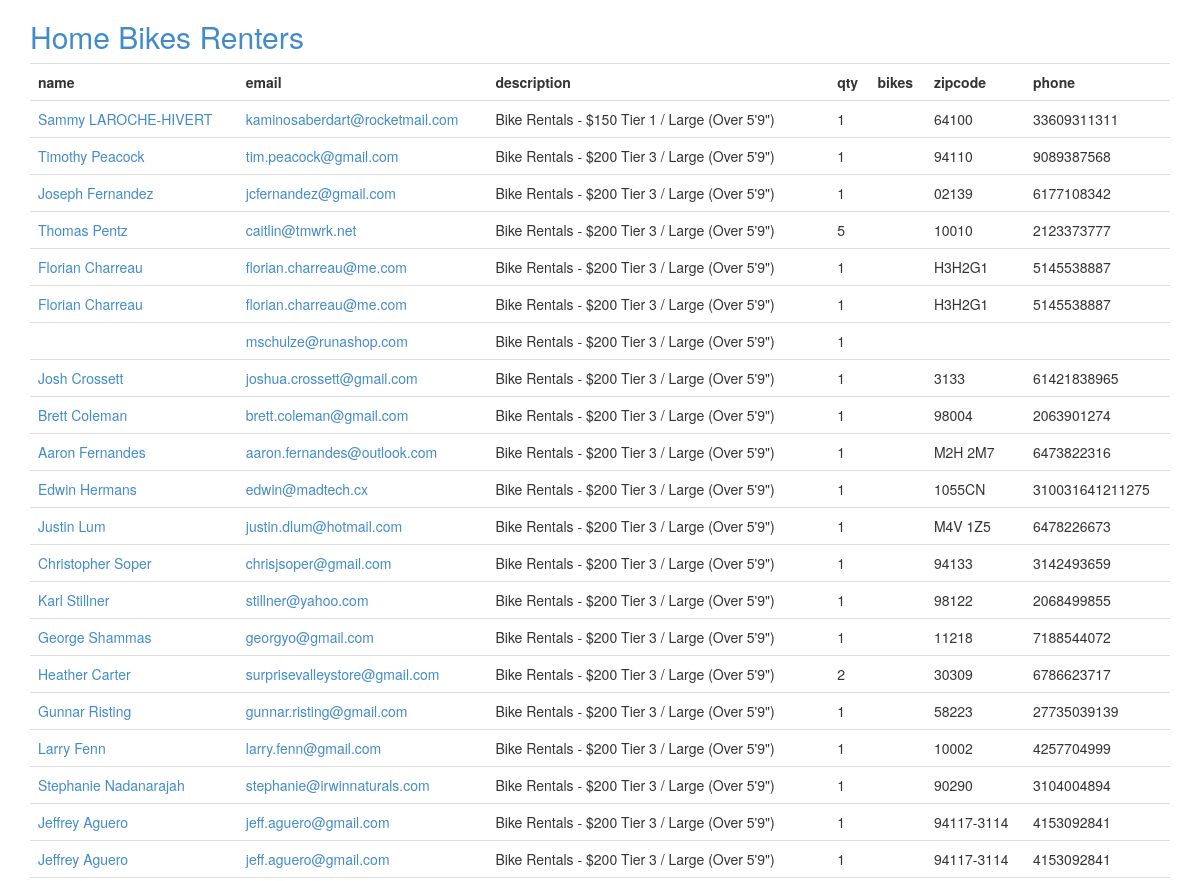
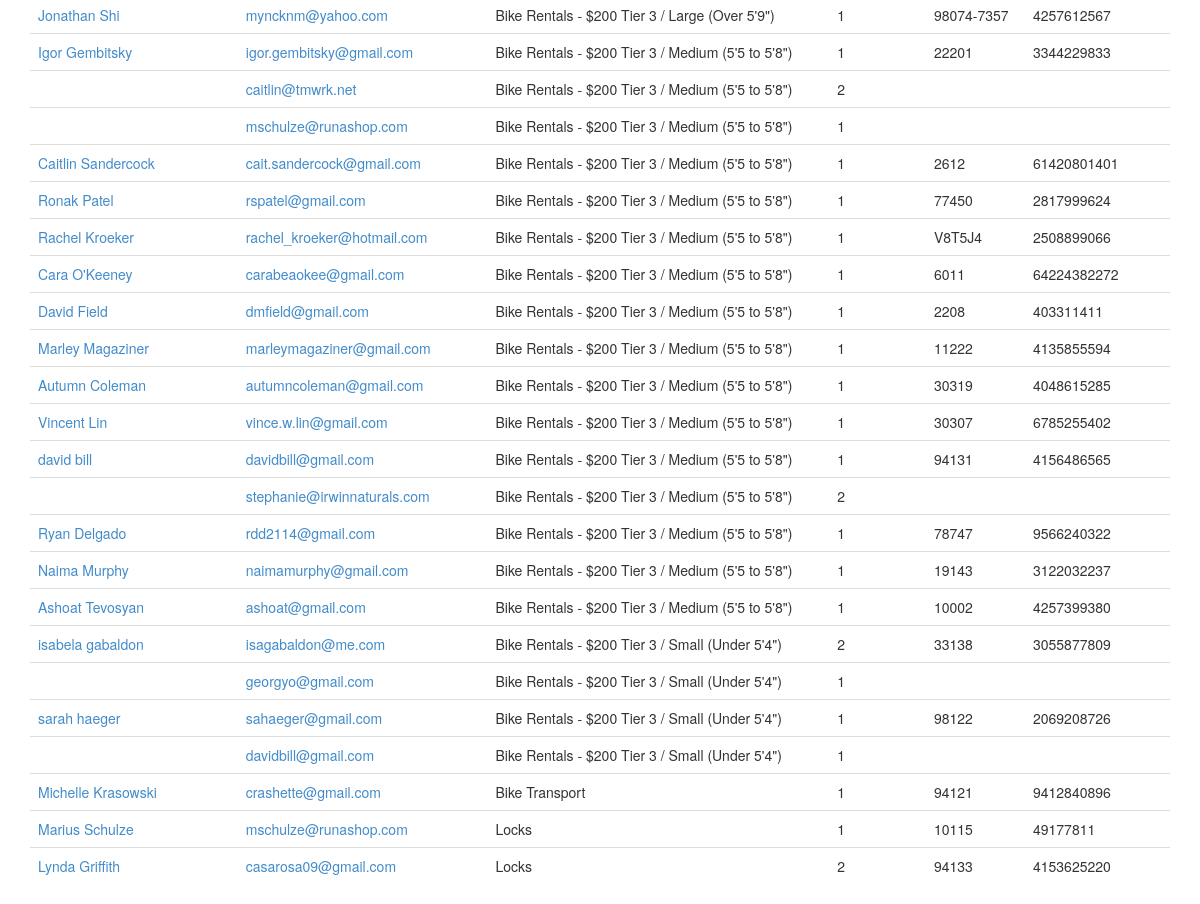
The page /renters on the database its author committed (2 pictures, top to bottom).
### bike/models.py (models this page shows, shortened)
class Renter(Base):
  __tablename__ = 'renter'
  id = Column(Integer, primary_key=True)
  name = Column(String(255), unique=False)
  email = Column(String(255), unique=False)
  code = Column(String(255), unique=True)
  bikes = relationship('Bike', backref=backref('renter'))
  zipcode = Column(String(255))
  phone = Column(String(255))
  desc = Column(String)
  qty = Column(Integer)

### bike/views.py (the view)
@app.route('/renters')
def renters():
  return render_template('renters.html', renters=db.query(Renter))

### bike/__init__.py (called while the page is built)
@app.teardown_appcontext
def shutdown_session(exception=None):
  db.remove()

### bike/templates/renters.html
{% extends "base.html" %}
{% block content %}
<table class="table table-hover">
  <tr><th>name</th><th>email</th><th>description</th><th>qty</th><th>bikes</th><th>zipcode</th><th>phone</th></tr>
  {% for renter in renters %}
  <tr><td><a href="{{url_for('renter', oid=renter.id)}}">{{renter.name}}</a></td><td><a href="{{url_for('renter', oid=renter.id)}}">{{renter.email}}</a></td><td>{{renter.desc}}</td><td>{{renter.qty}}</td><td>{% for bike in renter.bikes %}<a href="{{url_for('bike', code=bike.code)}}">{{bike.code}}</a>{% endfor %}</td><td>{{renter.zipcode}}</td><td>{{renter.phone}}</tr>
  {% endfor %}
</table>
{% endblock %}

### bike/templates/base.html (shortened to what this page needs)
<!DOCTYPE html>
<html lang="en">
  <head>
    <link href="{{url_for('static', filename='css/bootstrap.css')}}" rel="stylesheet">
  </head>
  <body>
    {%- block topbar -%}
    <div class="topbar">
      <div class="fill">
        <div class="container">
          <h2>
              <a href="/" class="brand">Home</a>
              <a href="/bikes" class="brand">Bikes</a>
              <a href="/renters" class="brand">Renters</a>
          </h2>
        </div>
      </div>
    </div>
    {%- endblock -%}
    <div class="container">
      <div class="content">
        {% block content %}{% endblock %}
      </div>
    </div>
  </body>
</html>

### rows shown on the page
Renter: name "Sammy LAROCHE-HIVERT", email "kaminosaberdart@rocketmail.com", desc "Bike Rentals - $150 Tier 1 / Large (Over 5'9\")", qty "1", zipcode "64100", phone "33609311311"
Renter: name "Timothy Peacock", email "tim.peacock@gmail.com", desc "Bike Rentals - $200 Tier 3 / Large (Over 5'9\")", qty "1", zipcode "94110", phone "9089387568"
Renter: name "Joseph Fernandez", email "jcfernandez@gmail.com", desc "Bike Rentals - $200 Tier 3 / Large (Over 5'9\")", qty "1", zipcode "02139", phone "6177108342"
Renter: name "Thomas Pentz", email "caitlin@tmwrk.net", desc "Bike Rentals - $200 Tier 3 / Large (Over 5'9\")", qty "5", zipcode "10010", phone "2123373777"
Renter: name "Florian Charreau", email "florian.charreau@me.com", desc "Bike Rentals - $200 Tier 3 / Large (Over 5'9\")", qty "1", zipcode "H3H2G1", phone "5145538887"
Renter: name "Florian Charreau", email "florian.charreau@me.com", desc "Bike Rentals - $200 Tier 3 / Large (Over 5'9\")", qty "1", zipcode "H3H2G1", phone "5145538887"
Renter: email "mschulze@runashop.com", desc "Bike Rentals - $200 Tier 3 / Large (Over 5'9\")", qty "1"
Renter: name "Josh Crossett", email "joshua.crossett@gmail.com", desc "Bike Rentals - $200 Tier 3 / Large (Over 5'9\")", qty "1", zipcode "3133", phone "61421838965"
Renter: name "Brett Coleman", email "brett.coleman@gmail.com", desc "Bike Rentals - $200 Tier 3 / Large (Over 5'9\")", qty "1", zipcode "98004", phone "2063901274"
Renter: name "Aaron Fernandes", email "aaron.fernandes@outlook.com", desc "Bike Rentals - $200 Tier 3 / Large (Over 5'9\")", qty "1", zipcode "M2H 2M7", phone "6473822316"
Renter: name "Edwin Hermans", email "edwin@madtech.cx", desc "Bike Rentals - $200 Tier 3 / Large (Over 5'9\")", qty "1", zipcode "1055CN", phone "310031641211275"
Renter: name "Justin Lum", email "justin.dlum@hotmail.com", desc "Bike Rentals - $200 Tier 3 / Large (Over 5'9\")", qty "1", zipcode "M4V 1Z5", phone "6478226673"
Renter: name "Christopher Soper", email "chrisjsoper@gmail.com", desc "Bike Rentals - $200 Tier 3 / Large (Over 5'9\")", qty "1", zipcode "94133", phone "3142493659"
Renter: name "Karl Stillner", email "stillner@yahoo.com", desc "Bike Rentals - $200 Tier 3 / Large (Over 5'9\")", qty "1", zipcode "98122", phone "2068499855"
Renter: name "George Shammas", email "georgyo@gmail.com", desc "Bike Rentals - $200 Tier 3 / Large (Over 5'9\")", qty "1", zipcode "11218", phone "7188544072"
Renter: name "Heather Carter", email "surprisevalleystore@gmail.com", desc "Bike Rentals - $200 Tier 3 / Large (Over 5'9\")", qty "2", zipcode "30309", phone "6786623717"
Renter: name "Gunnar Risting", email "gunnar.risting@gmail.com", desc "Bike Rentals - $200 Tier 3 / Large (Over 5'9\")", qty "1", zipcode "58223", phone "27735039139"
Renter: name "Larry Fenn", email "larry.fenn@gmail.com", desc "Bike Rentals - $200 Tier 3 / Large (Over 5'9\")", qty "1", zipcode "10002", phone "4257704999"
Renter: name "Stephanie Nadanarajah", email "stephanie@irwinnaturals.com", desc "Bike Rentals - $200 Tier 3 / Large (Over 5'9\")", qty "1", zipcode "90290", phone "3104004894"
Renter: name "Jeffrey Aguero", email "jeff.aguero@gmail.com", desc "Bike Rentals - $200 Tier 3 / Large (Over 5'9\")", qty "1", zipcode "94117-3114", phone "4153092841"
Renter: name "Jeffrey Aguero", email "jeff.aguero@gmail.com", desc "Bike Rentals - $200 Tier 3 / Large (Over 5'9\")", qty "1", zipcode "94117-3114", phone "4153092841"
Renter: name "Jonathan Shi", email "myncknm@yahoo.com", desc "Bike Rentals - $200 Tier 3 / Large (Over 5'9\")", qty "1", zipcode "98074-7357", phone "4257612567"
Renter: name "Igor Gembitsky", email "igor.gembitsky@gmail.com", desc "Bike Rentals - $200 Tier 3 / Medium (5'5 to 5'8\")", qty "1", zipcode "22201", phone "3344229833"
Renter: email "caitlin@tmwrk.net", desc "Bike Rentals - $200 Tier 3 / Medium (5'5 to 5'8\")", qty "2"
Renter: email "mschulze@runashop.com", desc "Bike Rentals - $200 Tier 3 / Medium (5'5 to 5'8\")", qty "1"
Renter: name "Caitlin Sandercock", email "cait.sandercock@gmail.com", desc "Bike Rentals - $200 Tier 3 / Medium (5'5 to 5'8\")", qty "1", zipcode "2612", phone "61420801401"
Renter: name "Ronak Patel", email "rspatel@gmail.com", desc "Bike Rentals - $200 Tier 3 / Medium (5'5 to 5'8\")", qty "1", zipcode "77450", phone "2817999624"
Renter: name "Rachel Kroeker", email "rachel_kroeker@hotmail.com", desc "Bike Rentals - $200 Tier 3 / Medium (5'5 to 5'8\")", qty "1", zipcode "V8T5J4", phone "2508899066"
Renter: name "Cara O'Keeney", email "carabeaokee@gmail.com", desc "Bike Rentals - $200 Tier 3 / Medium (5'5 to 5'8\")", qty "1", zipcode "6011", phone "64224382272"
Renter: name "David Field", email "dmfield@gmail.com", desc "Bike Rentals - $200 Tier 3 / Medium (5'5 to 5'8\")", qty "1", zipcode "2208", phone "403311411"
Renter: name "Marley Magaziner", email "marleymagaziner@gmail.com", desc "Bike Rentals - $200 Tier 3 / Medium (5'5 to 5'8\")", qty "1", zipcode "11222", phone "4135855594"
Renter: name "Autumn Coleman", email "autumncoleman@gmail.com", desc "Bike Rentals - $200 Tier 3 / Medium (5'5 to 5'8\")", qty "1", zipcode "30319", phone "4048615285"
Renter: name "Vincent Lin", email "vince.w.lin@gmail.com", desc "Bike Rentals - $200 Tier 3 / Medium (5'5 to 5'8\")", qty "1", zipcode "30307", phone "6785255402"
Renter: name "david bill", email "davidbill@gmail.com", desc "Bike Rentals - $200 Tier 3 / Medium (5'5 to 5'8\")", qty "1", zipcode "94131", phone "4156486565"
Renter: email "stephanie@irwinnaturals.com", desc "Bike Rentals - $200 Tier 3 / Medium (5'5 to 5'8\")", qty "2"
Renter: name "Ryan Delgado", email "rdd2114@gmail.com", desc "Bike Rentals - $200 Tier 3 / Medium (5'5 to 5'8\")", qty "1", zipcode "78747", phone "9566240322"
Renter: name "Naima Murphy", email "naimamurphy@gmail.com", desc "Bike Rentals - $200 Tier 3 / Medium (5'5 to 5'8\")", qty "1", zipcode "19143", phone "3122032237"
Renter: name "Ashoat Tevosyan", email "ashoat@gmail.com", desc "Bike Rentals - $200 Tier 3 / Medium (5'5 to 5'8\")", qty "1", zipcode "10002", phone "4257399380"
Renter: name "isabela gabaldon", email "isagabaldon@me.com", desc "Bike Rentals - $200 Tier 3 / Small (Under 5'4\")", qty "2", zipcode "33138", phone "3055877809"
Renter: email "georgyo@gmail.com", desc "Bike Rentals - $200 Tier 3 / Small (Under 5'4\")", qty "1"
Renter: name "sarah haeger", email "sahaeger@gmail.com", desc "Bike Rentals - $200 Tier 3 / Small (Under 5'4\")", qty "1", zipcode "98122", phone "2069208726"
Renter: email "davidbill@gmail.com", desc "Bike Rentals - $200 Tier 3 / Small (Under 5'4\")", qty "1"
Renter: name "Michelle Krasowski", email "crashette@gmail.com", desc "Bike Transport", qty "1", zipcode "94121", phone "9412840896"
Renter: name "Marius Schulze", email "mschulze@runashop.com", desc "Locks", qty "1", zipcode "10115", phone "49177811"
Renter: name "Lynda Griffith", email "casarosa09@gmail.com", desc "Locks", qty "2", zipcode "94133", phone "4153625220"
